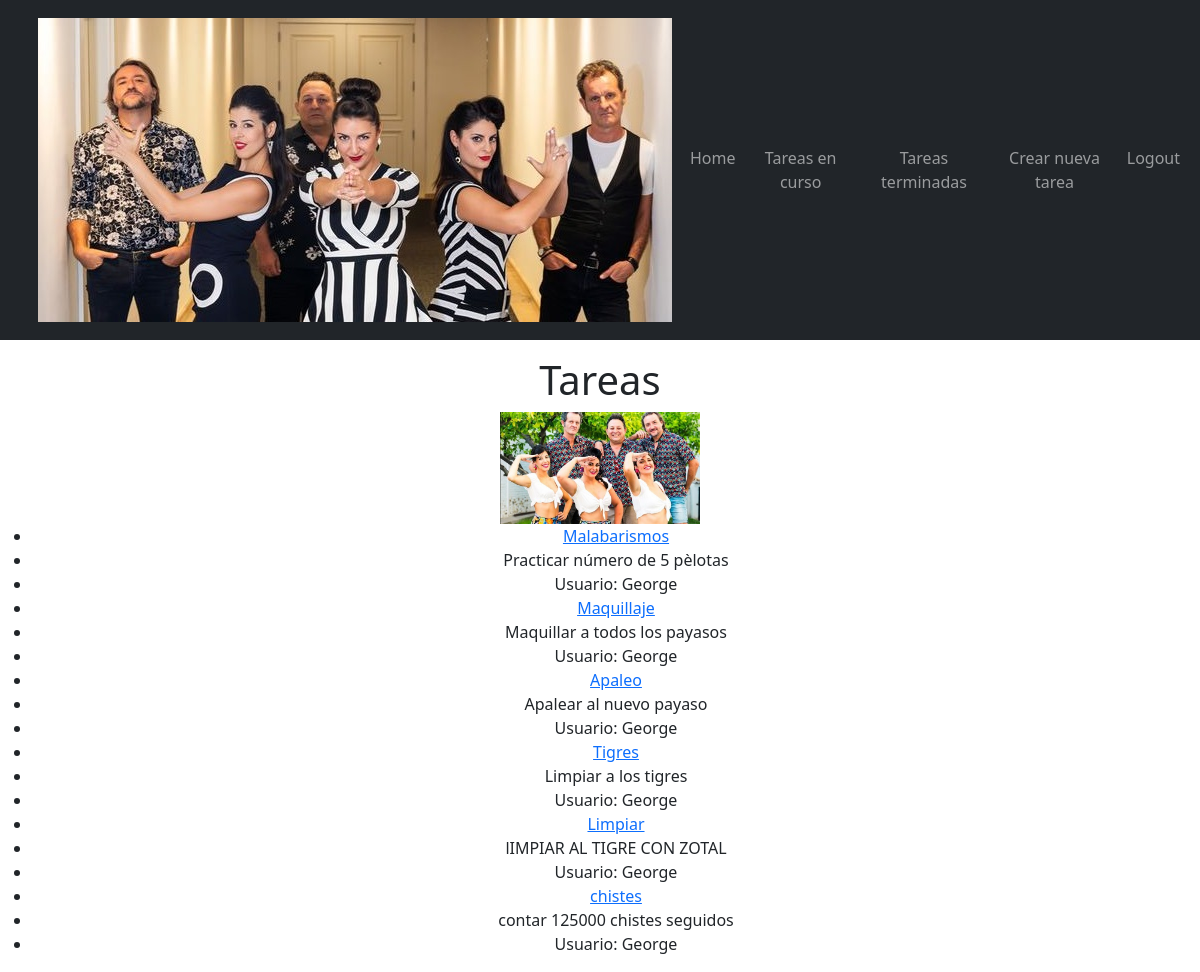
The page /tasks/ (signed in) on the database its author committed.
### task/models.py (models this page shows, shortened)
class Tarea(models.Model):
    title = models.CharField(max_length=100)
    description = models.TextField(blank=True)
    created = models.DateTimeField(auto_now_add=True)
    datecompleted = models.DateTimeField(null=True, blank=True)
    important = models.BooleanField(default=False)
    user = models.ForeignKey(User, on_delete=models.CASCADE)

### task/views.py (the view)
# urls.py: path('tasks/', views.task, name="tasks"),
@login_required
def task(request):
    tarea = Tarea.objects.filter(user=request.user, datecompleted__isnull=True)
    return render(request, "tasks.html", {
        'tareas': tarea
    })

### task/templates/tasks.html (shortened to what this page needs)
<head>
</head>
<body>
    {% extends "base.html" %}
    {% load static %}
    {% block content %}
    <h1> Tareas </h1>
    <img src='{% static "verano_1.png" %}' width="200">
    <ul>
        {% for t in tareas %}
            <li>
                <a href="{% url 'tarea_detail' t.id %}">
                     {{t.title}}
                </a>
            </li>
            <li><a> {{t.description}} </a></li>
            <li><a> Usuario:  {{t.user}} </a></li>
            {% endfor %}
    </ul>
    {% endblock %}

### task/templates/base.html (shortened to what this page needs)
<head>
    <link  href="https://cdn.jsdelivr.net/npm/bootstrap@5.0.2/dist/css/bootstrap.min.css" rel="stylesheet">
    {% load static %}
    <div style="text-align: center;">
</head>
<main>
    <nav class="navbar navbar-expand-lg navbar-dark bg-dark">
        <div class="container-fluid">
          <img src='{% static "2.jpg" %}' alt="" width="700" border="10">
          <div class="collapse navbar-collapse" id="navbarNav">
            <ul class="navbar-nav">
                <li class="nav-item">
                    <a href="/" class="nav-link"> Home</a>
                </li>
                {% if user.is_authenticated %}
                <li class="nav-item">
                    <a href="{% url 'tasks' %}" class="nav-link"> Tareas en curso</a>
                </li>
                <li class="nav-item">
                    <a href="{% url 'tasks_finished' %}" class="nav-link"> Tareas terminadas</a>
                </li>
                <li class="nav-item">
                    <a href="/tasks/create" class="nav-link">Crear nueva tarea</a>
                </li>
                <li class="nav-item">
                    <a href="/logout" class="nav-link"> Logout</a>
                </li>
                {% endif %}
            </ul>
          </div>
        </div>
      </nav>
    <body>
        {% block content %}
        {% endblock %}
    </body>
</main>

### rows shown on the page
Tarea: title "Malabarismos", description "Practicar número de 5 pèlotas", user "George"
Tarea: title "Maquillaje", description "Maquillar a todos los payasos", user "George"
Tarea: title "Apaleo", description "Apalear al nuevo payaso", user "George"
Tarea: title "Tigres", description "Limpiar a los tigres", user "George"
Tarea: title "Limpiar", description "lIMPIAR AL TIGRE CON ZOTAL", user "George"
Tarea: title "chistes", description "contar 125000 chistes seguidos", user "George"
